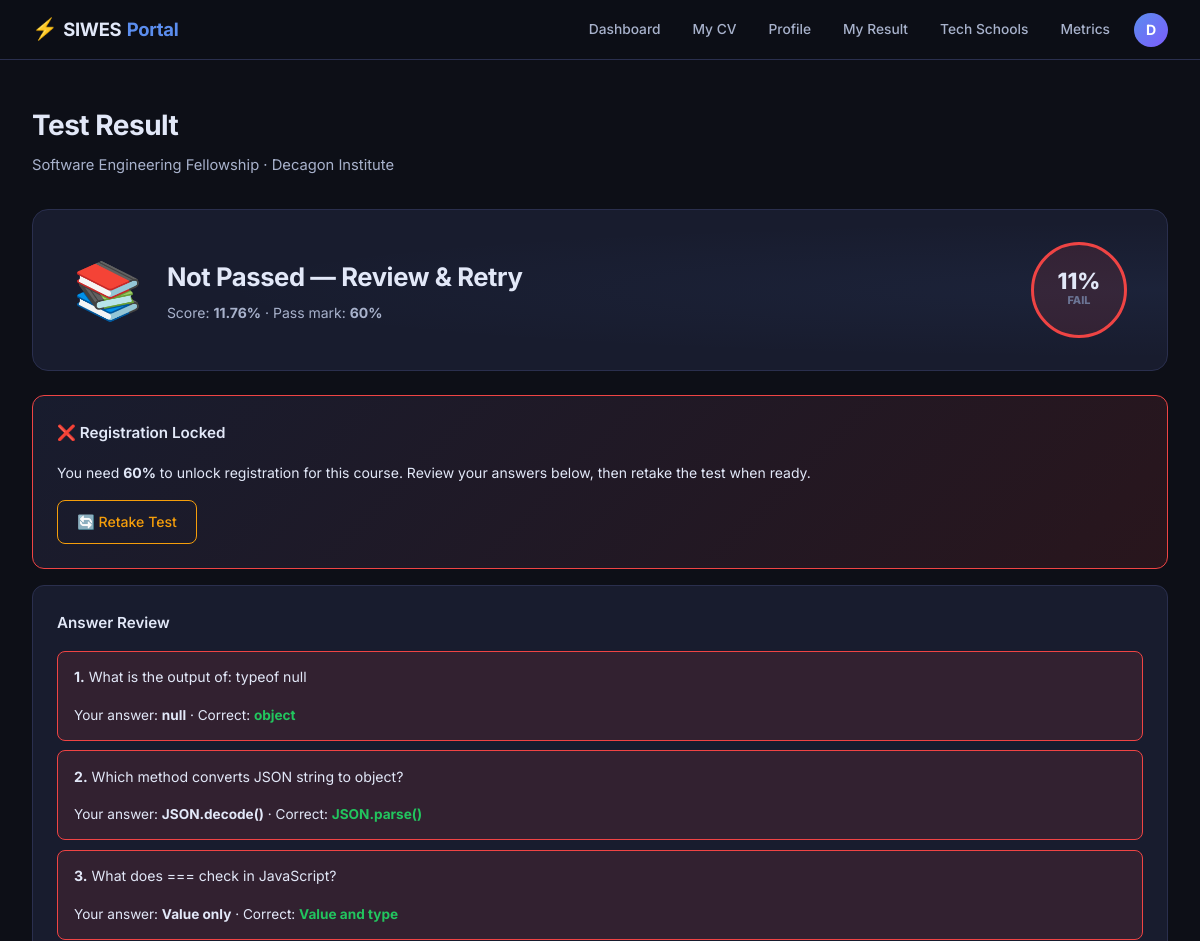
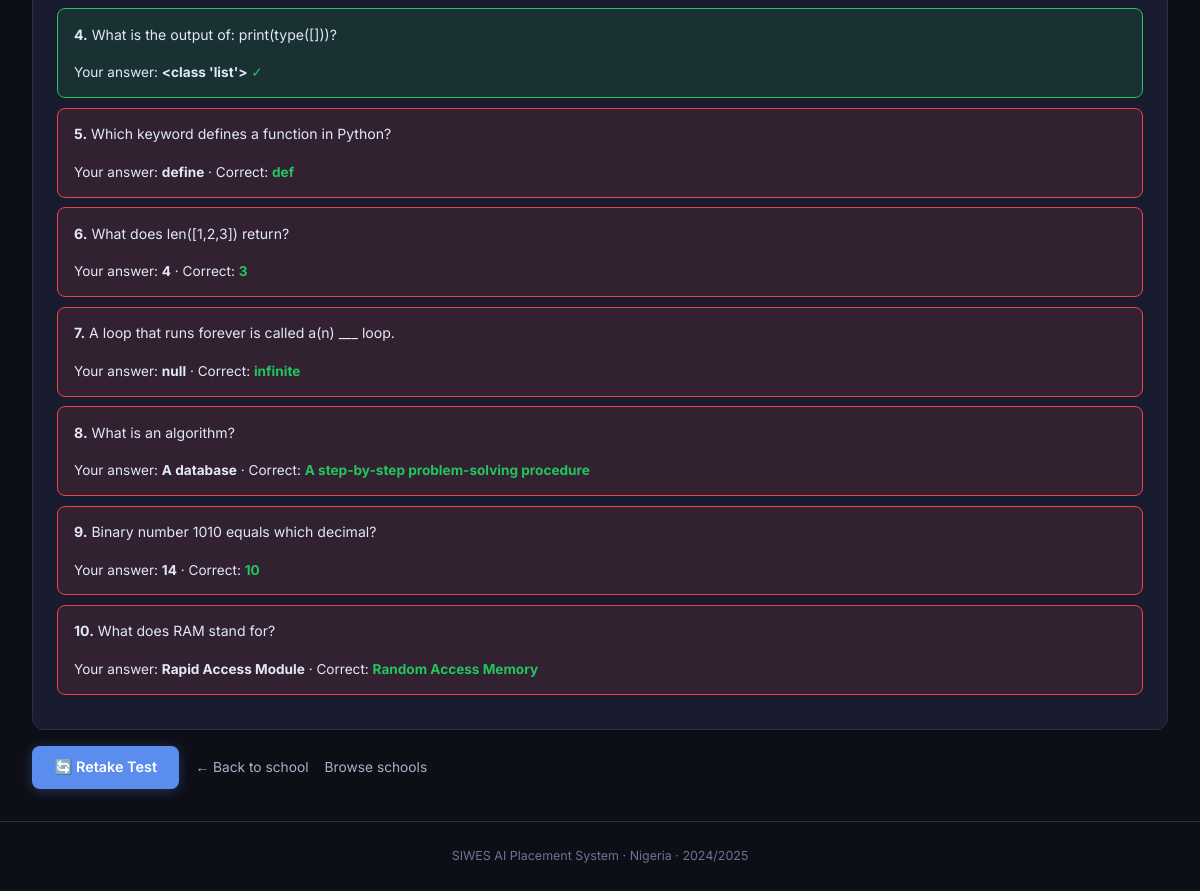
The app's page /schools/course/5/result/1 (signed in) with its own data (2 pictures, top to bottom).
### models.py (models this page shows, shortened)
class User(UserMixin, Base):
    __tablename__ = "users"
    id            = Column(Integer, primary_key=True)
    email         = Column(String(120), unique=True, nullable=False)
    password_hash = Column(String(256), nullable=False)
    role          = Column(String(20), nullable=False)
    is_active     = Column(Boolean, default=True)
    created_at    = Column(DateTime, default=datetime.utcnow)
    student = relationship("Student", back_populates="user", uselist=False)
    company = relationship("Company",  back_populates="user",  uselist=False)
    school  = relationship("TechSchool", back_populates="user", uselist=False)

class SchoolCourse(Base):
    __tablename__ = "school_courses"
    id              = Column(Integer, primary_key=True)
    school_id       = Column(Integer, ForeignKey("tech_schools.id"), nullable=False)
    name            = Column(String(150), nullable=False)
    duration_months = Column(Integer, nullable=False)
    price_ngn       = Column(Integer, nullable=False)
    siwes_price_ngn = Column(Integer)
    skills          = Column(Text)
    description     = Column(Text)
    created_at      = Column(DateTime, default=datetime.utcnow)
    school    = relationship("TechSchool", back_populates="courses")
    questions = relationship("PreliminaryQuestion", back_populates="course", cascade="all, delete-orphan")
    attempts  = relationship("TestAttempt", back_populates="course")
    enrollments = relationship("SchoolEnrollment", back_populates="course")

class TechSchool(Base):
    __tablename__ = "tech_schools"
    id                  = Column(Integer, primary_key=True)
    user_id             = Column(Integer, ForeignKey("users.id"), unique=True, nullable=True)
    name                = Column(String(150), unique=True, nullable=False)
    state               = Column(String(50), nullable=False)
    location            = Column(String(150), nullable=False)
    website             = Column(String(200))
    description         = Column(Text)
    siwes_discount_pct  = Column(Integer, default=0)
    siwes_discount_note = Column(Text)
    contact_email       = Column(String(120))
    created_at          = Column(DateTime, default=datetime.utcnow)
    user    = relationship("User", back_populates="school")
    courses = relationship("SchoolCourse", back_populates="school", cascade="all, delete-orphan")
    enrollments = relationship("SchoolEnrollment", back_populates="school")

class TestAttempt(Base):
    __tablename__ = "test_attempts"
    id         = Column(Integer, primary_key=True)
    student_id = Column(Integer, ForeignKey("students.id"), nullable=False)
    course_id  = Column(Integer, ForeignKey("school_courses.id"), nullable=False)
    answers    = Column(Text)
    score      = Column(Float)
    passed     = Column(Boolean, default=False)
    pass_mark  = Column(Float, default=60.0)
    taken_at   = Column(DateTime, default=datetime.utcnow)
    student = relationship("Student", back_populates="test_attempts")
    course  = relationship("SchoolCourse", back_populates="attempts")
    enrollments = relationship("SchoolEnrollment", back_populates="test_attempt")
    def get_answers(self): return json.loads(self.answers) if self.answers else {}

class PreliminaryQuestion(Base):
    __tablename__ = "preliminary_questions"
    id             = Column(Integer, primary_key=True)
    course_id      = Column(Integer, ForeignKey("school_courses.id"), nullable=False)
    question       = Column(Text, nullable=False)
    options        = Column(Text, nullable=False)
    correct_answer = Column(String(200), nullable=False)
    points         = Column(Integer, default=2)
    skill_domain   = Column(String(50))
    created_at     = Column(DateTime, default=datetime.utcnow)
    course = relationship("SchoolCourse", back_populates="questions")

### blueprints/schools.py (the view)
@schools_bp.route("/course/<int:course_id>/result/<int:attempt_id>")
@login_required
def test_result(course_id, attempt_id):
    db = SessionLocal()
    try:
        attempt   = db.query(TestAttempt).filter_by(id=attempt_id).first()
        course    = db.query(SchoolCourse).filter_by(id=course_id).first()
        questions = db.query(PreliminaryQuestion).filter_by(course_id=course_id).all()
        answers   = attempt.get_answers() if attempt else {}
        already_enrolled = None
        if current_user.is_authenticated and current_user.role == "student":
            student = _get_student(db)
            if student:
                already_enrolled = db.query(SchoolEnrollment).filter_by(
                    student_id=student.id, course_id=course_id).first()
        return render_template("schools/test_result.html",
                               attempt=attempt, course=course,
                               questions=questions, answers=answers,
                               pass_mark=PASS_MARK,
                               already_enrolled=already_enrolled)
    finally:
        db.close()

### blueprints/schools.py (called while the page is built)
def _get_student(db):
    return db.query(Student).filter_by(user_id=current_user.id).first()

### templates/schools/test_result.html (shortened to what this page needs)
{% extends "base.html" %}
{% block content %}
<div class="page-header">
  <h1>Test Result</h1>
  <p>{{ course.name }} · {{ course.school.name }}</p>
</div>
<div class="result-hero">
  <div class="result-company">
    <span class="result-icon">{{ "🎉" if attempt.passed else "📚" }}</span>
    <div>
      <h2>{{ "Congratulations — You Passed!" if attempt.passed else "Not Passed — Review & Retry" }}</h2>
      <p>Score: <strong>{{ attempt.score }}%</strong> · Pass mark: <strong>{{ pass_mark|int }}%</strong></p>
    </div>
  </div>
  <div class="score-circle {{ "high" if attempt.passed else "low" }}">
    <span>{{ attempt.score|int }}%</span>
    <small>{{ "PASS" if attempt.passed else "FAIL" }}</small>
  </div>
</div>
{% if attempt.passed %}
  {% if already_enrolled %}
  <div class="info-box mb">
    ✅ You are already enrolled in this course.
    <a href="{{ url_for('schools.enrollment_status', enrollment_id=already_enrolled.id) }}"
       class="btn-ghost" style="margin-left:.8rem">View enrollment status →</a>
  </div>
  {% elif current_user.is_authenticated and current_user.role == "student" %}
  <div class="card mb" style="border-color:var(--green);background:linear-gradient(135deg,var(--surface),var(--green-dim))">
    <h3>🚀 You're eligible to register!</h3>
    <p>You passed the preliminary test for <strong>{{ course.name }}</strong>.
       Register now to claim your SIWES discount of <strong>{{ course.discount_pct }}%</strong>.</p>
    <table class="info-table mt">
      <tr><td>Standard fee</td>
          <td style="text-decoration:line-through;color:var(--muted)">₦{{ "{:,}".format(course.price_ngn) }}</td></tr>
      <tr><td><strong>SIWES fee</strong></td>
          <td><strong style="color:var(--green);font-size:1.1rem">
            ₦{{ "{:,}".format(course.siwes_price_ngn or course.price_ngn) }}
          </strong></td></tr>
    </table>
    <a href="{{ url_for('schools.enroll', course_id=course.id, attempt_id=attempt.id) }}"
       class="btn-primary mt">Register for {{ course.name }} →</a>
  </div>
  {% endif %}
{% else %}
  <div class="card mb" style="border-color:var(--red);background:linear-gradient(135deg,var(--surface),var(--red-dim))">
    <h3>❌ Registration Locked</h3>
    <p>You need <strong>{{ pass_mark|int }}%</strong> to unlock registration for this course.
       Review your answers below, then retake the test when ready.</p>
    <a href="{{ url_for('schools.take_test', course_id=course.id) }}"
       class="btn-outline mt" style="border-color:var(--amber);color:var(--amber)">
      🔄 Retake Test
    </a>
  </div>
{% endif %}
<div class="card mt">
  <h3>Answer Review</h3>
  {% for q in questions %}
  {% set chosen = answers.get(q.id|string, "") %}
  {% set correct = chosen == q.correct_answer %}
  <div class="review-row {{ "correct" if correct else "wrong" }}">
    <p class="q-text"><strong>{{ loop.index }}.</strong> {{ q.question }}</p>
    <p style="font-size:.85rem;margin-top:.3rem">
      Your answer: <strong>{{ chosen or "— not answered —" }}</strong>
      {% if not correct %}
        · Correct: <strong style="color:var(--green)">{{ q.correct_answer }}</strong>
      {% else %}
        <span style="color:var(--green)"> ✓</span>
      {% endif %}
    </p>
  </div>
  {% endfor %}
</div>
<div class="actions mt">
  {% if not attempt.passed %}
  <a href="{{ url_for('schools.take_test', course_id=course.id) }}" class="btn-primary">🔄 Retake Test</a>
  {% endif %}
  <a href="{{ url_for('schools.detail', school_id=course.school_id) }}" class="btn-ghost">← Back to school</a>
  <a href="{{ url_for('schools.listing') }}" class="btn-ghost">Browse schools</a>
</div>
{% endblock %}

### templates/base.html (shortened to what this page needs)
<!DOCTYPE html>
<html lang="en" x-data="{ mobileOpen: false }">
<head>
  <link rel="stylesheet" href="{{ url_for('static', filename='css/style.css') }}"/>
</head>
<body>
<nav class="navbar">
  <a class="brand" href="/">
    <span class="brand-icon">⚡</span>SIWES<span class="brand-accent">Portal</span>
  </a>
  <div class="nav-links desktop-nav">
    {% if current_user.is_authenticated %}
      {% if current_user.role == "student" %}
        <a href="{{ url_for('student.dashboard') }}" class="nav-link">Dashboard</a>
        <a href="{{ url_for('student.upload_cv') }}"  class="nav-link">My CV</a>
        <a href="{{ url_for('student.profile') }}"    class="nav-link">Profile</a>
        <a href="{{ url_for('student.result') }}"     class="nav-link">My Result</a>
        <a href="{{ url_for('schools.listing') }}"    class="nav-link">Tech Schools</a>
        <a href="{{ url_for('placement.evaluation') }}" class="nav-link">Metrics</a>
      {% endif %}
      <div class="nav-user" x-data="{ open: false }" @click.outside="open = false">
        <button class="nav-avatar" @click="open = !open" aria-label="Account menu">
          {{ current_user.email[0].upper() }}
        </button>
      </div>
    {% else %}
      <a href="{{ url_for('auth.login') }}" class="nav-link">Log in</a>
      <a href="{{ url_for('auth.register_student') }}" class="btn-nav">Join as Student</a>
    {% endif %}
  </div>
</nav>
<div class="flash-container" x-data>
</div>
<main class="main">
  {% block content %}{% endblock %}
</main>
<footer class="footer">
  <p>SIWES AI Placement System · Nigeria · 2024/2025</p>
</footer>
</body>
</html>

### records on screen
User: email "D"
SchoolCourse: name "Software Engineering Fellowship"
TechSchool: school.name "Decagon Institute"
TestAttempt: passed "📚", passed "Not Passed — Review & Retry", score "11.76", score "11", passed "FAIL"
PreliminaryQuestion: question "What is the output of: typeof null", chosen "null", correct_answer "object"
PreliminaryQuestion: question "Which method converts JSON string to object?", chosen "JSON.decode()", correct_answer "JSON.parse()"
PreliminaryQuestion: question "What does === check in JavaScript?", chosen "Value only", correct_answer "Value and type"
PreliminaryQuestion: question "What is the output of: print(type([]))?", chosen "<class 'list'>"
PreliminaryQuestion: question "Which keyword defines a function in Python?", chosen "define", correct_answer "def"
PreliminaryQuestion: question "What does len([1,2,3]) return?", chosen "4", correct_answer "3"
PreliminaryQuestion: question "A loop that runs forever is called a(n) ___ loop.", chosen "null", correct_answer "infinite"
PreliminaryQuestion: question "What is an algorithm?", chosen "A database", correct_answer "A step-by-step problem-solving procedure"
PreliminaryQuestion: question "Binary number 1010 equals which decimal?", chosen "14", correct_answer "10"
PreliminaryQuestion: question "What does RAM stand for?", chosen "Rapid Access Module", correct_answer "Random Access Memory"

### other values on screen
{{ pass_mark|int }} "60"
